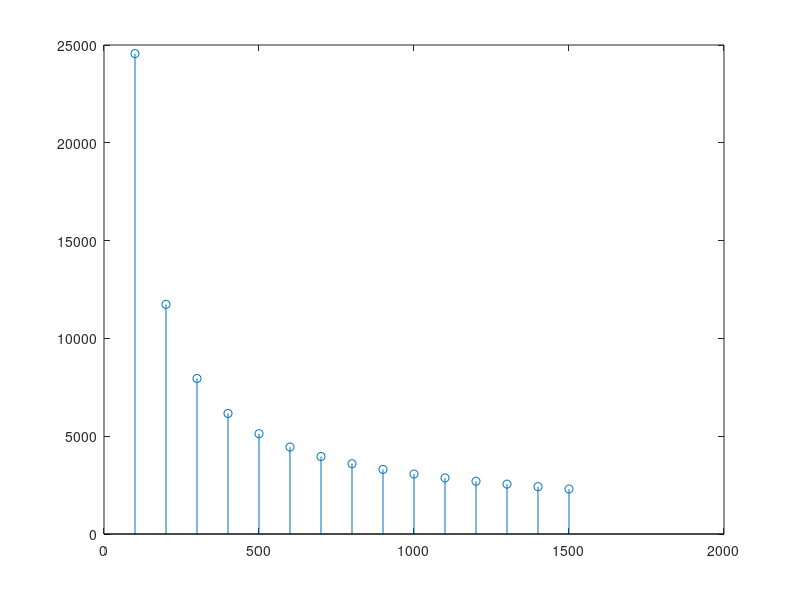
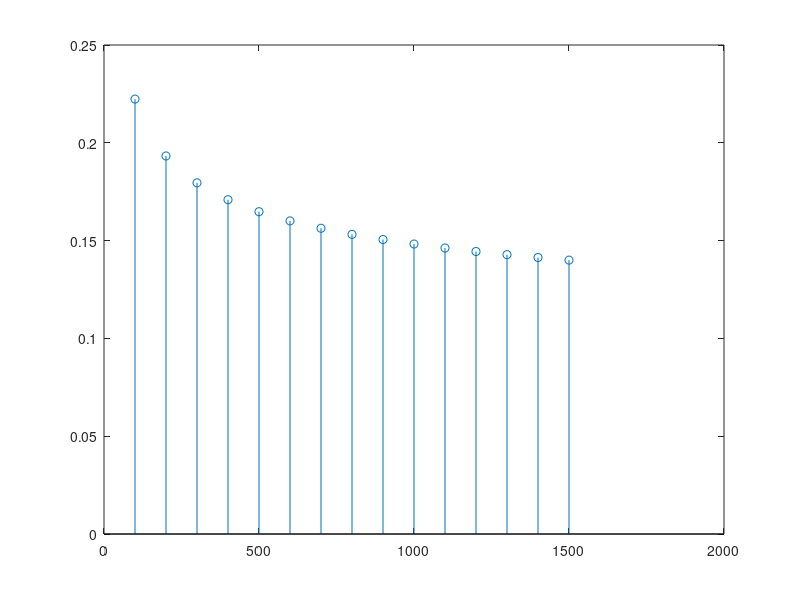
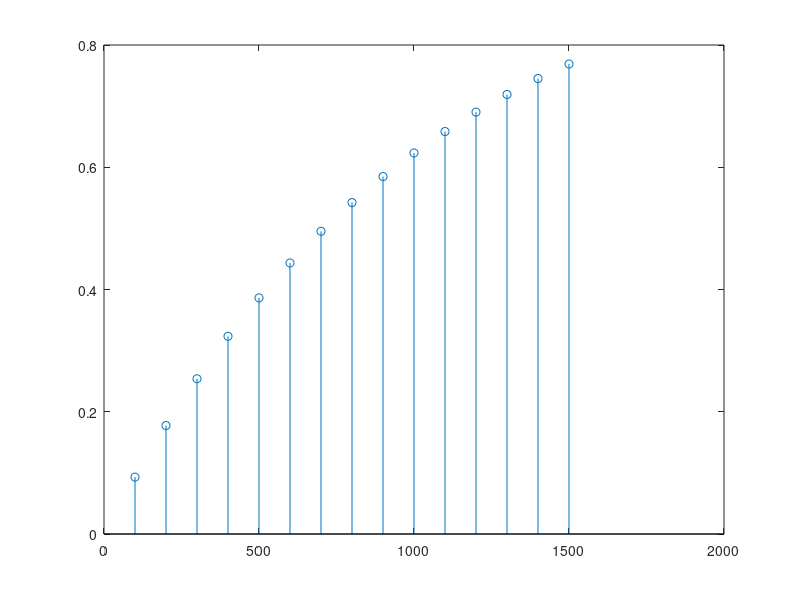
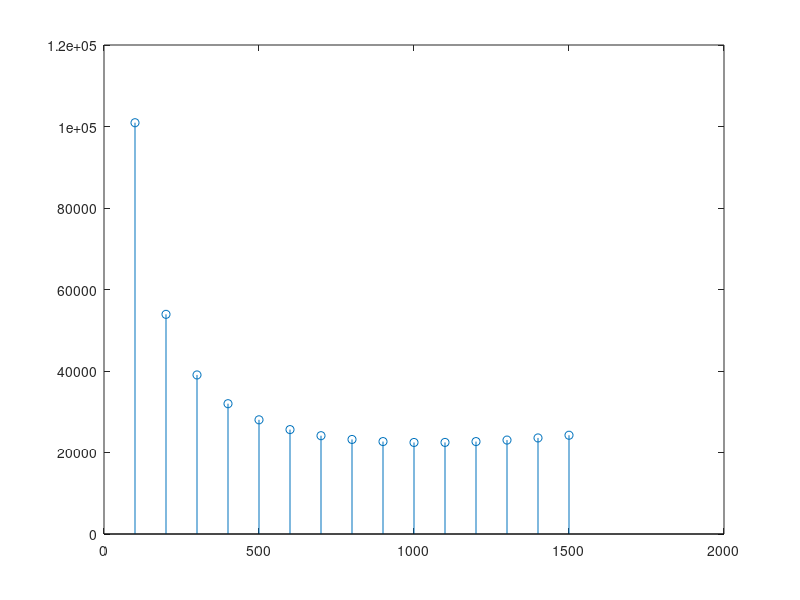

Write MATLAB code to recreate these figures, in order.
clear all
close all
clc
% compute message delivery time over L for HIPSTER protocol 
%note that the computed times are average time as rand_dl is the average of
%an exp distr

% Given:
tau1 = 40*10^-3; %s
tau2 = 100*10^-3; %s
R1 = 7*10^6; %bit/s
R2 = 2*10^6; %bit/s
H = 20+8+12; %bytes
M = 10*10^6; %bytes

L = 100:100:1500; %bytes
rand_dl = 1024./log(L).*10^-3; %average!! in s
P_loss = 1 - exp(-L./1024);
number_packets = M./L;


k = 2*(tau1 + tau2) + H*8*(1/R1 + 1/R2) + 1024/log(12)*10^-3; %constant in L

T_mat_HIP = k + (L + H)*8/R1 + number_packets.*(rand_dl + (L + 40)*8/R2).*(1 + P_loss + P_loss.^2);

figure
stem(L, T_mat_HIP)
figure
stem(L, rand_dl)
figure
stem(L, P_loss)


% compute message delivery time for simple stop and wait
t_onetx = (L+H).*8/R1 + tau1 + rand_dl + tau2 + (L+H).*8/R2;
t_oneack = (H)*8/R1 + tau1 + 1024/log(12)*10^-3 + tau2 + (H)*8/R2;

T_mat_SW = number_packets.*(1./(1-P_loss)).*(t_onetx+t_oneack);
figure
stem(L, T_mat_SW)